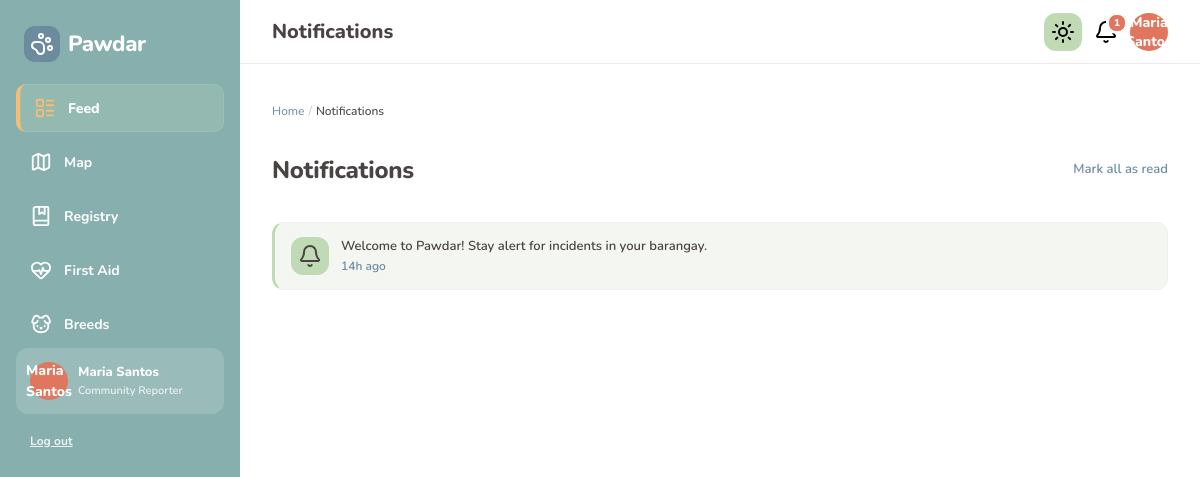
/notifications.php (signed in), run on the app's committed database.
### tables this page shows
CREATE TABLE IF NOT EXISTS notifications (
    notification_id INT AUTO_INCREMENT PRIMARY KEY,
    user_id INT NOT NULL,
    message VARCHAR(255) NOT NULL,
    is_read TINYINT NOT NULL DEFAULT 0,
    created_at DATETIME DEFAULT CURRENT_TIMESTAMP,
    link VARCHAR(255) NULL,
    FOREIGN KEY (user_id) REFERENCES user(UserID) ON DELETE CASCADE
);

### includes/notifications.php (called while the page is built, shortened)
<?php
function fetch_user_notifications(PDO $pdo, int $userId): array
{
    $stmt = $pdo->prepare('
        SELECT * FROM notifications
        WHERE user_id = :user_id
        ORDER BY created_at DESC
        LIMIT 100
    ');
    $stmt->execute([':user_id' => $userId]);
    return $stmt->fetchAll();
}
function notification_icon(string $type): string
{
    return match ($type) {
        'dog_match' => 'paw-print',
        'case_update' => 'shield',
        'rescue' => 'heart',
        'incident' => 'alert-triangle',
        default => 'bell',
    };
}

### notifications.php (the view, shortened to what this page needs)
<?php
require_once __DIR__ . '/includes/app-layout.php';
require_once __DIR__ . '/includes/notifications.php';
$pdo = db();
$userId = (int) $_SESSION['user_id'];
$items = fetch_user_notifications($pdo, $userId);
?>
<div class="feed-header flex justify-between items-center">
    <h1 class="feed-title">Notifications</h1>
    <a href="notifications.php?read_all=1" class="text-sm link-hover">Mark all as read</a>
</div>
<?php if (count($items) === 0): ?>
    <div class="feed-empty-state">
        <p class="feed-empty-title">You're all caught up</p>
        <a href="feed.php" class="btn-outline btn-sm">Browse your feed</a>
    </div>
<?php else: ?>
    <div class="notification-page-list">
        <?php foreach ($items as $item):
            $unread = !(int) $item['is_read'];
            $icon = notification_icon((string) ($item['notification_type'] ?? 'general'));
        ?>
            <a href="notifications.php?read=<?= (int) $item['notification_id'] ?>" class="notification-page-row<?= $unread ? ' is-unread' : '' ?>">
                <div class="icon-box icon-box-sm"><i data-lucide="<?= htmlspecialchars($icon) ?>"></i></div>
                <div class="flex-1">
                    <div class="text-sm"><?= htmlspecialchars((string) $item['message']) ?></div>
                    <div class="text-xs text-muted"><?= htmlspecialchars(time_elapsed_string((string) $item['created_at'])) ?></div>
                </div>
            </a>
        <?php endforeach; ?>
    </div>
<?php endif; ?>

### data on the page
notifications: message "Welcome to Pawdar! Stay alert for incidents in your barangay.", created_at "14h ago"

### other printed values
SITE_NAME "Pawdar"
$item['label'] "Feed"
$item['label'] "Map"
$item['label'] "Registry"
$item['label'] "First Aid"
$item['label'] "Breeds"
$userInitials "Maria Santos"
$userName "Maria Santos"
$userRole "Community Reporter"
$topbarTitle "Notifications"
$display "1"
$baseLabel "Home"
$crumb['label'] "Notifications"
